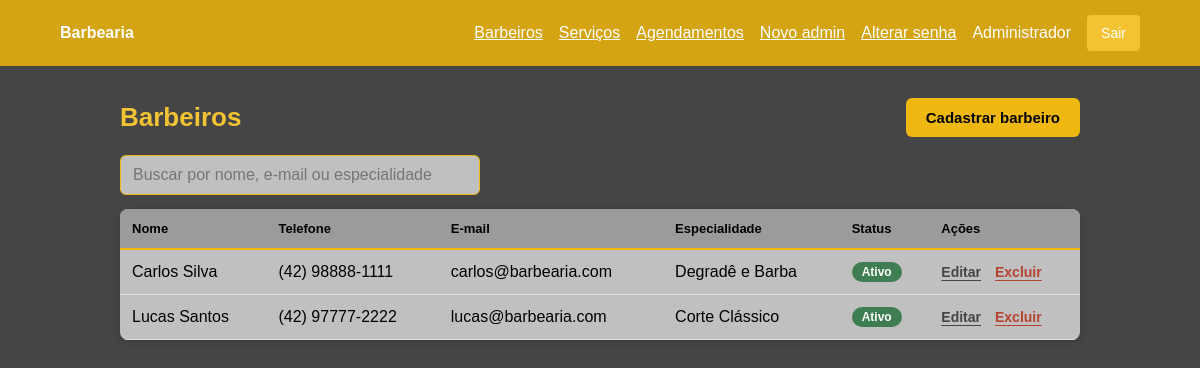
/index.php?r=barbeiros (signed in), run on the app's committed database.
### tables this page shows
CREATE TABLE barbeiros (
  id BIGINT UNSIGNED AUTO_INCREMENT PRIMARY KEY,
  nome VARCHAR(120) NOT NULL,
  telefone VARCHAR(20) NOT NULL,
  email VARCHAR(150) NULL UNIQUE,
  especialidade VARCHAR(150) NULL,
  ativo TINYINT(1) NOT NULL DEFAULT 1,
  criado_em DATETIME NOT NULL DEFAULT CURRENT_TIMESTAMP,
  atualizado_em DATETIME NOT NULL DEFAULT CURRENT_TIMESTAMP ON UPDATE CURRENT_TIMESTAMP
);

### app/Core/view.php (called while the page is built, shortened)
<?php
function view(string $name, array $data = []): void
{
    extract($data, EXTR_SKIP);
    require __DIR__ . '/../Views/' . $name . '.php';
}

### app/Controllers/BarbeiroController.php (called while the page is built, shortened)
<?php
final class BarbeiroController
{
    public function index(): void
    {
        view('barbeiros/index', ['barbeiros' => $this->barbeiros->all()]);
    }
}

### app/Core/helpers.php (called while the page is built, shortened)
<?php
function url(string $route = ''): string
{
    return 'index.php?r=' . rawurlencode($route);
}
function e(?string $value): string
{
    return htmlspecialchars((string)$value, ENT_QUOTES, 'UTF-8');
}

### app/Models/Barbeiro.php (called while the page is built, shortened)
<?php
final class Barbeiro
{
    public function all(): array
    {
        $query = $this->db->prepare('SELECT * FROM barbeiros ORDER BY nome');
        $query->execute();
        return $query->fetchAll();
    }
}

### app/Views/barbeiros/index.php (the view, shortened to what this page needs)
<?php require __DIR__ . '/../layout/header.php'; ?>
<div class="cabecalho-pagina">
    <h1>Barbeiros</h1>
    <a class="btn-cta" href="<?= url('barbeiros/novo') ?>">Cadastrar barbeiro</a>
</div>
<?php if ($barbeiros): ?>
    <div class="busca">
        <input id="busca-barbeiros" type="search" placeholder="Buscar por nome, e-mail ou especialidade"
               data-filtro="#tabela-barbeiros" autocomplete="off">
    </div>
<?php endif; ?>
<div class="tabela-wrap">
    <table class="tabela" id="tabela-barbeiros">
        <thead>
        <tr>
            <th>Nome</th>
            <th>Telefone</th>
            <th>E-mail</th>
            <th>Especialidade</th>
            <th>Status</th>
            <th>Ações</th>
        </tr>
        </thead>
        <tbody>
        <?php foreach ($barbeiros as $barbeiro): ?>
            <tr data-linha>
                <td><?= e($barbeiro->nome) ?></td>
                <td><?= e($barbeiro->telefone) ?></td>
                <td><?= e($barbeiro->email) ?></td>
                <td><?= e($barbeiro->especialidade) ?></td>
                <td>
                    <span class="selo <?= $barbeiro->ativo ? 'selo-ativo' : 'selo-inativo' ?>"><?= $barbeiro->ativo ? 'Ativo' : 'Inativo' ?></span>
                </td>
                <td>
                    <div class="acoes">
                        <a class="acao" href="<?= url('barbeiros/' . $barbeiro->id . '/editar') ?>">Editar</a>
                        <form class="inline" method="post" action="<?= url('barbeiros/' . $barbeiro->id . '/excluir') ?>"
                              data-confirmar="Remover o barbeiro <?= e($barbeiro->nome) ?>? Essa ação não pode ser desfeita.">
                            <button type="submit" class="acao perigo">Excluir</button>
                        </form>
                    </div>
                </td>
            </tr>
        <?php endforeach; ?>
        </tbody>
    </table>
</div>
<?php require __DIR__ . '/../layout/footer.php'; ?>

### assets/style.css (style rules this page uses)
* { box-sizing: border-box }
:root { --cinza: #9c9a9a; --cinza-claro: #C0C0C0; --cinza-escuro: #454546; --dourado: #d4a413; --amarelo: #efb810; --amarelo-claro: #f3c332; --preto: #000000; --erro: #b6432f; }
body { margin: 0; background: var(--cinza-escuro); font: 16px Arial, sans-serif; color: var(--preto); }
nav form, .inline { display: inline }
input, select, textarea { display: block; width: 100%; margin-top: 6px; padding: 10px; border: 1px solid #aaa; border-radius: 4px; font: inherit; background: #fff; color: var(--preto); }
button, .button { background: var(--amarelo-claro); color: var(--preto); border: 0; border-radius: 4px; padding: 10px 14px; cursor: pointer; text-decoration: none; font-size: 14px }
table { width: 100%; background: var(--cinza-claro); border-collapse: collapse; color: var(--preto); box-shadow: 0 2px 8px #0001 }
th, td { padding: 12px; text-align: left; border-bottom: 1px solid #ddd }
:root { --erro: #b6432f; --ok: #3f7d53; }
.btn-cta, .btn-secundario, .btn-perigo { display: inline-block; padding: 11px 20px; border-radius: 6px; font-size: 15px; font-weight: 700; text-decoration: none; cursor: pointer; transition: background-color .15s ease, transform .1s ease; }
.btn-cta { background: var(--amarelo); color: var(--preto); border: 0; }
.cabecalho-pagina { display: flex; flex-wrap: wrap; justify-content: space-between; align-items: center; gap: 14px; margin-bottom: 18px; }
.cabecalho-pagina h1 { margin: 0; font-size: 26px; color: var(--amarelo-claro); }
.busca { margin-bottom: 14px; }
.busca input { width: 100%; max-width: 360px; margin: 0; padding: 10px 12px; border: 1px solid var(--amarelo); border-radius: 6px; background: var(--cinza-claro); color: var(--preto); }
.tabela-wrap { overflow-x: auto; border-radius: 8px; background: var(--cinza-claro); box-shadow: 0 2px 8px rgba(0, 0, 0, .15); }
.tabela { background: transparent; box-shadow: none; }
.tabela th { background: var(--cinza); color: var(--preto); font-size: 13px; border-bottom: 2px solid var(--amarelo); white-space: nowrap; }
.tabela tbody tr { transition: background-color .15s ease; }
.selo { display: inline-block; padding: 3px 10px; border-radius: 999px; font-size: 12px; font-weight: 700; }
.selo-ativo { background: var(--ok); color: #fff; }
.acoes { display: flex; align-items: center; gap: 14px; white-space: nowrap; }
.acao { background: none; border: 0; padding: 0; font-size: 14px; font-weight: 600; color: var(--cinza-escuro); text-decoration: underline; text-underline-offset: 3px; cursor: pointer; }
.acao.perigo { color: var(--erro); }

### data on the page
barbeiros: nome "Carlos Silva", telefone "(42) 98888-1111", email "carlos@barbearia.com", especialidade "Degradê e Barba", ativo "Ativo"
barbeiros: nome "Lucas Santos", telefone "(42) 97777-2222", email "lucas@barbearia.com", especialidade "Corte Clássico", ativo "Ativo"

### other printed values
$config['app_name'] "Barbearia"
Auth::user()['nome'] "Administrador"
